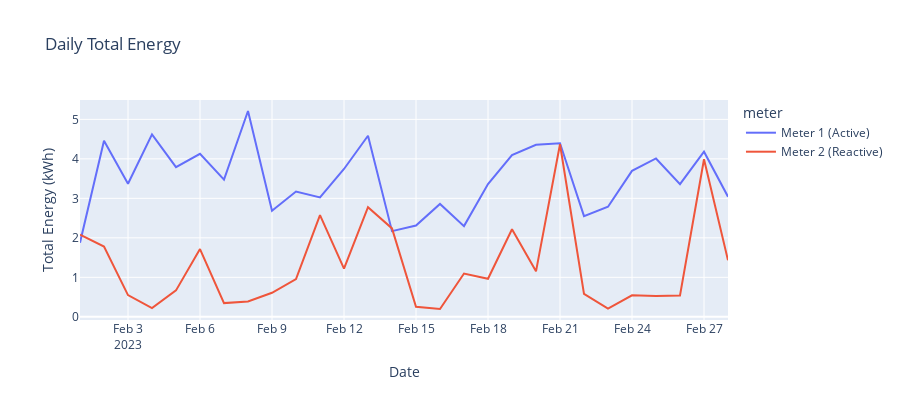

The notebook cell saved with this chart:
### Code cell
# Daily totals over time
# Sum of all 96 readings (15-min intervals) per day = total kWh consumed/produced that day
daily_totals = df_combined.groupby(['meter', 'date'])['reading'].sum().reset_index()

fig = px.line(
    daily_totals,
    x='date',
    y='reading',
    color='meter',
    title='Daily Total Energy',
    labels={'reading': 'Total Energy (kWh)', 'date': 'Date'}
)
fig.update_layout(height=400)
fig.show()

### Figure 1 — Plotly figure (JSON) as saved in the notebook; plotly's stock layout.template omitted (floating-point values rounded to 4 significant figures)
{"data": [{"hovertemplate": "meter=Meter 1 (Active)<br>Date=%{x}<br>Total Energy (kWh)=%{y}<extra></extra>", "legendgroup": "Meter 1 (Active)", "line": {"color": "#636efa", "dash": "solid"}, "marker": {"symbol": "circle"}, "mode": "lines", "name": "Meter 1 (Active)", "orientation": "v", "showlegend": true, "type": "scatter", "x": ["2023-02-01", "2023-02-02", "2023-02-03", "2023-02-04", "2023-02-05", "2023-02-06", "2023-02-07", "2023-02-08", "2023-02-09", "2023-02-10", "2023-02-11", "2023-02-12", "2023-02-13", "2023-02-14", "2023-02-15", "2023-02-16", "2023-02-17", "2023-02-18", "2023-02-19", "2023-02-20", "2023-02-21", "2023-02-22", "2023-02-23", "2023-02-24", "2023-02-25", "2023-02-26", "2023-02-27", "2023-02-28"], "xaxis": "x", "y": [1.877, 4.458, 3.368, 4.621, 3.789, 4.127, 3.473, 5.212, 2.687, 3.173, 3.021, 3.743, 4.586, 2.17, 2.313, 2.858, 2.297, 3.361, 4.096, 4.354, 4.395, 2.55, 2.787, 3.697, 4.01, 3.36, 4.181, 3.043], "yaxis": "y"}, {"hovertemplate": "meter=Meter 2 (Reactive)<br>Date=%{x}<br>Total Energy (kWh)=%{y}<extra></extra>", "legendgroup": "Meter 2 (Reactive)", "line": {"color": "#EF553B", "dash": "solid"}, "marker": {"symbol": "circle"}, "mode": "lines", "name": "Meter 2 (Reactive)", "orientation": "v", "showlegend": true, "type": "scatter", "x": ["2023-02-01", "2023-02-02", "2023-02-03", "2023-02-04", "2023-02-05", "2023-02-06", "2023-02-07", "2023-02-08", "2023-02-09", "2023-02-10", "2023-02-11", "2023-02-12", "2023-02-13", "2023-02-14", "2023-02-15", "2023-02-16", "2023-02-17", "2023-02-18", "2023-02-19", "2023-02-20", "2023-02-21", "2023-02-22", "2023-02-23", "2023-02-24", "2023-02-25", "2023-02-26", "2023-02-27", "2023-02-28"], "xaxis": "x", "y": [2.079, 1.78, 0.55, 0.2205, 0.6695, 1.714, 0.3475, 0.3867, 0.6093, 0.9563, 2.577, 1.222, 2.774, 2.239, 0.2545, 0.198, 1.096, 0.9627, 2.216, 1.151, 4.369, 0.582, 0.2087, 0.5445, 0.526, 0.5413, 3.991, 1.431], "yaxis": "y"}], "layout": {"height": 400, "legend": {"title": {"text": "meter"}, "tracegroupgap": 0}, "title": {"text": "Daily Total Energy"}, "xaxis": {"anchor": "y", "domain": [0, 1], "title": {"text": "Date"}}, "yaxis": {"anchor": "x", "domain": [0, 1], "title": {"text": "Total Energy (kWh)"}}}}
